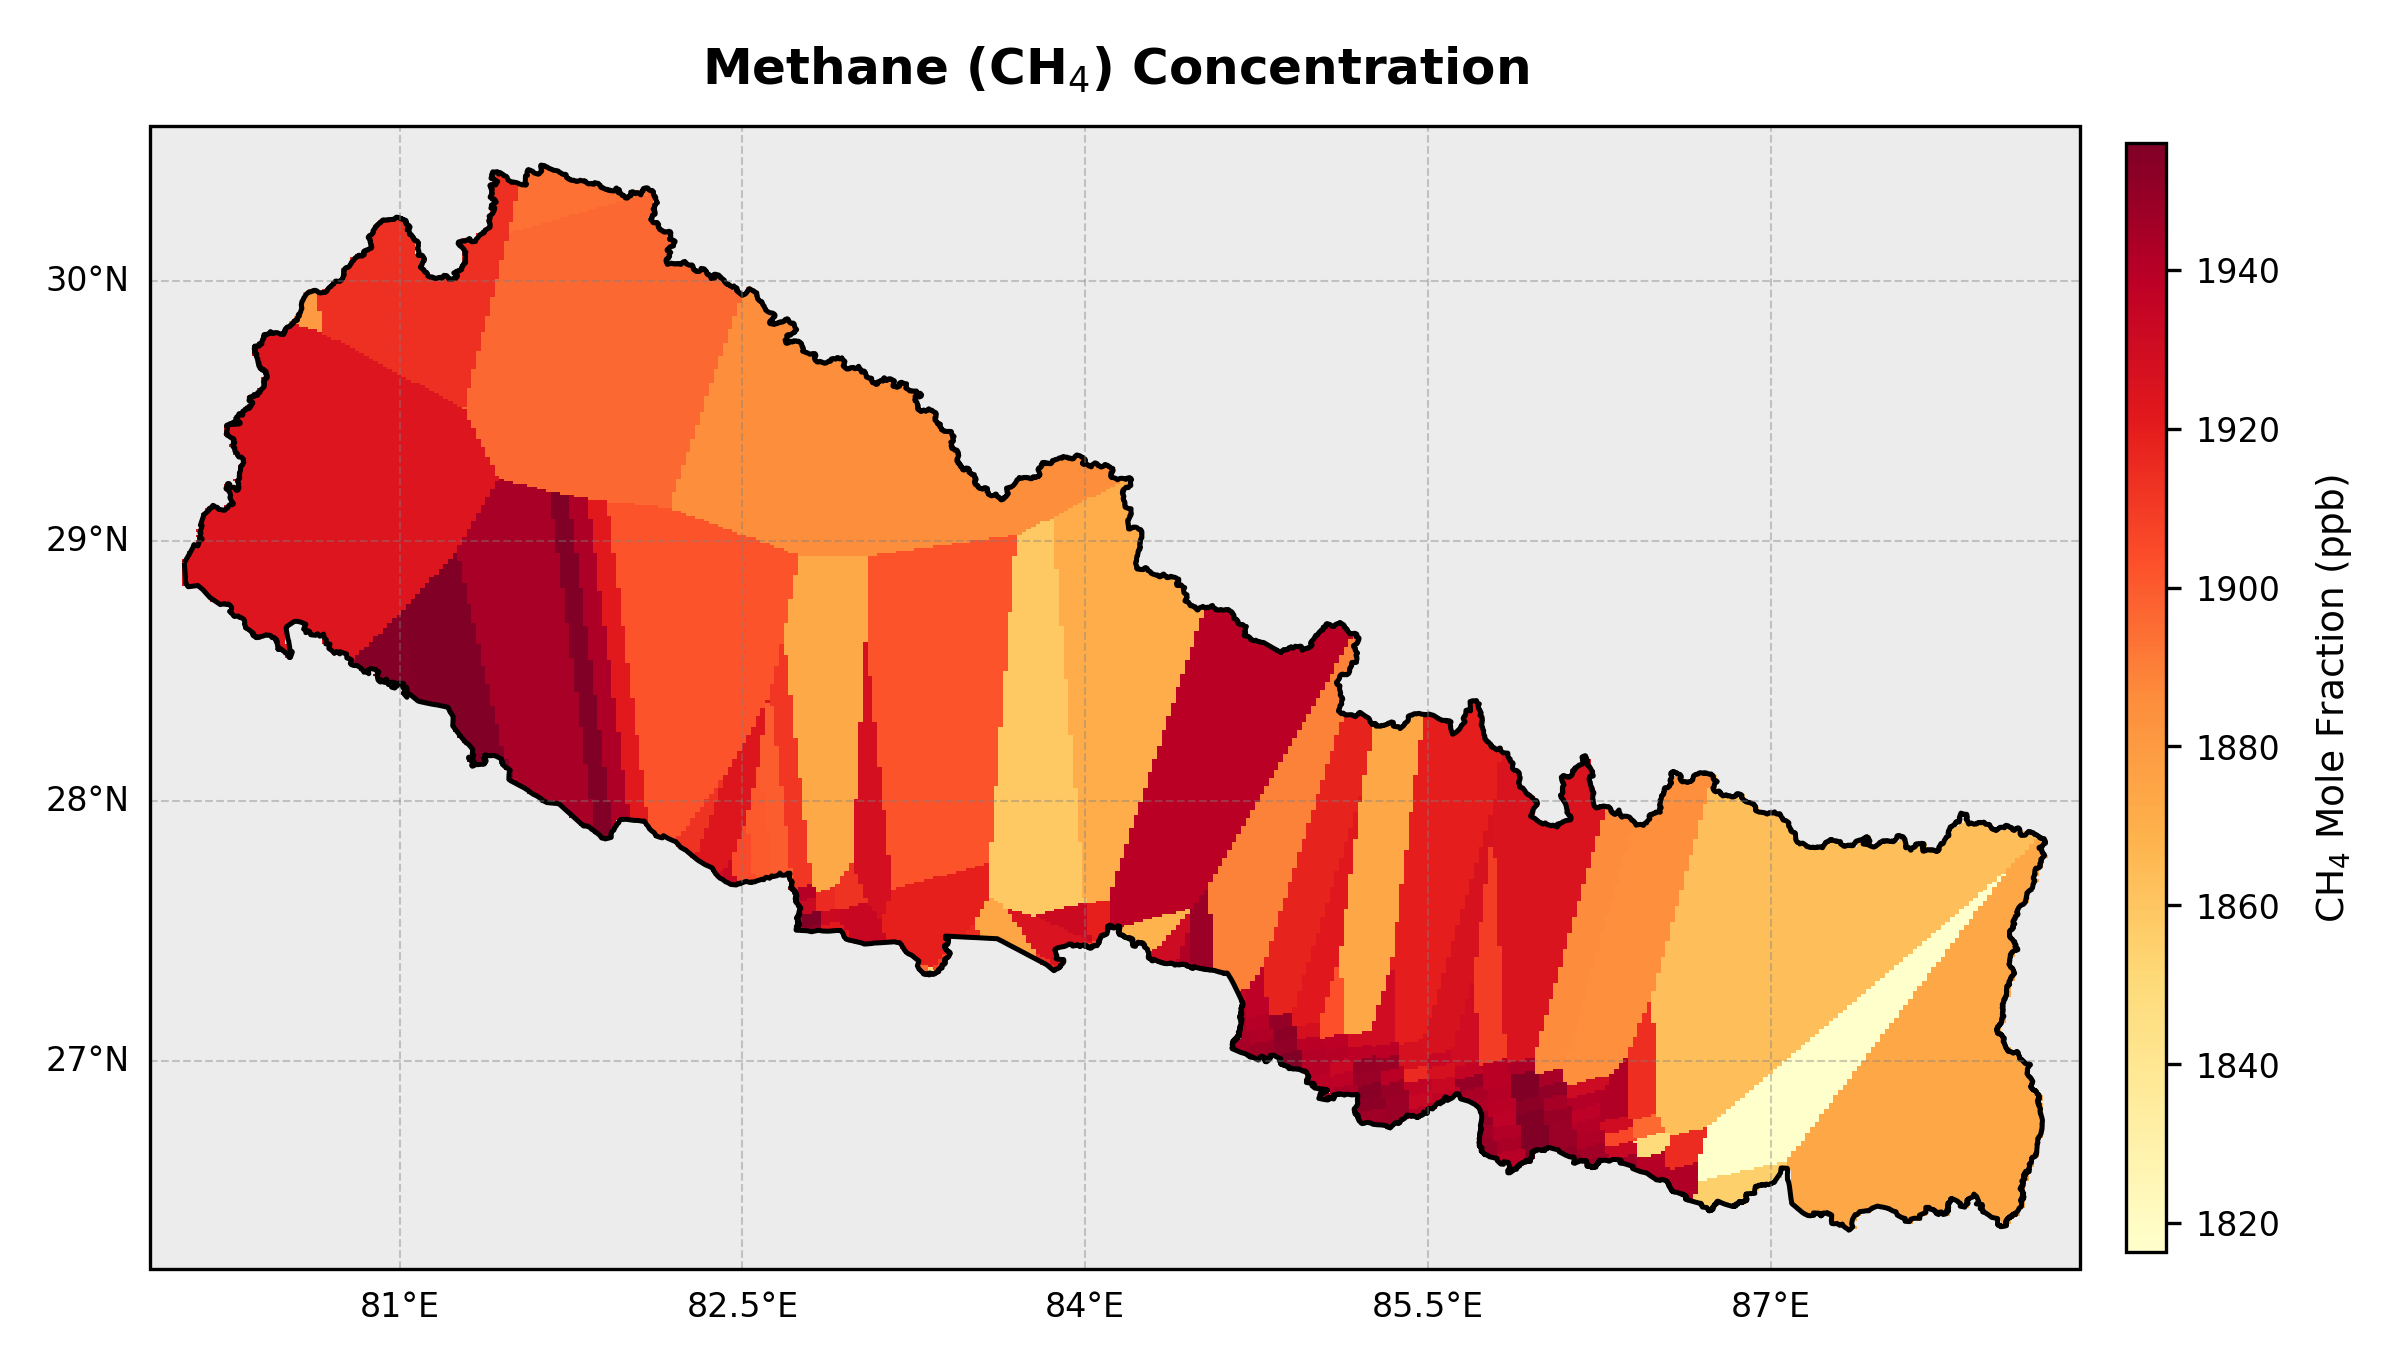

This chart was generated by the following Python code:
import netCDF4 as nc
import numpy as np
import matplotlib.pyplot as plt
import cartopy.crs as ccrs
import cartopy.feature as cfeature
import geopandas as gpd
from scipy.interpolate import griddata
from rasterio import features
from affine import Affine
import warnings

warnings.filterwarnings("ignore")

# ── File Paths ────────────────────────────────────────────────────────
nc_file        = r"C:\Users\samue\Documents\Conferences\Space\CH4\CH4_Data.nc"
shapefile_path = r"C:\Users\samue\Documents\Conferences\Space\npl_admin_boundaries_shp\npl_admin0.shp"

# ── Read Data ─────────────────────────────────────────────────────────
ds   = nc.Dataset(nc_file)
prod = ds.groups['PRODUCT']

lon      = prod.variables['longitude'][:].flatten()
lat      = prod.variables['latitude'][:].flatten()
data_var = prod.variables['methane_mixing_ratio'][0, :, :].flatten()
qa       = prod.variables['qa_value'][0, :, :].flatten()

mask       = (qa > 0.5) & (~data_var.mask)
lon_clean  = lon[mask]
lat_clean  = lat[mask]
data_clean = data_var[mask]
ds.close()

# ── Geography ─────────────────────────────────────────────────────────
nepal  = gpd.read_file(shapefile_path)
if nepal.crs.to_epsg() != 4326:
    nepal = nepal.to_crs('EPSG:4326')
bounds = nepal.total_bounds   # [W, S, E, N]

# ── Grid & Interpolate ────────────────────────────────────────────────
RES    = 400
grid_x = np.linspace(bounds[0], bounds[2], RES)
grid_y = np.linspace(bounds[3], bounds[1], RES)   # N → S (required by rasterio)
grid_lon, grid_lat = np.meshgrid(grid_x, grid_y)

grid_data = griddata((lon_clean, lat_clean), data_clean,
                     (grid_lon, grid_lat), method='nearest')

# ── Mask Outside Nepal  (dy NEGATIVE = north-to-south) ───────────────
dx        = (bounds[2] - bounds[0]) / RES
dy        = (bounds[3] - bounds[1]) / RES
transform = Affine.translation(bounds[0], bounds[3]) * Affine.scale(dx, -dy)

mask_arr = features.geometry_mask(
    nepal.geometry, out_shape=grid_data.shape,
    transform=transform, invert=False
)
grid_data[mask_arr] = np.nan

# ── Plot ──────────────────────────────────────────────────────────────
fig = plt.figure(figsize=(10, 6), dpi=300)
ax  = fig.add_subplot(1, 1, 1, projection=ccrs.PlateCarree())

ax.set_extent([bounds[0] - 0.15, bounds[2] + 0.15,
               bounds[1] - 0.15, bounds[3] + 0.15],
              crs=ccrs.PlateCarree())

ax.add_feature(cfeature.LAND,  facecolor='#ececec', zorder=0)
ax.add_feature(cfeature.OCEAN, facecolor='#cce5f0', zorder=0)

vmin = np.nanpercentile(grid_data, 2)
vmax = np.nanpercentile(grid_data, 98)

im = ax.pcolormesh(grid_lon, grid_lat, grid_data,
                   cmap='YlOrRd', shading='auto',
                   vmin=vmin, vmax=vmax,
                   transform=ccrs.PlateCarree(), zorder=1)

nepal.boundary.plot(ax=ax, color='black', linewidth=1.2, zorder=2)

gl = ax.gridlines(draw_labels=True, linestyle='--',
                  alpha=0.4, color='gray', linewidth=0.5)
gl.top_labels   = False
gl.right_labels = False
gl.xlabel_style = {'size': 8}
gl.ylabel_style = {'size': 8}

cbar = fig.colorbar(im, ax=ax, orientation='vertical',
                    pad=0.02, shrink=0.80, aspect=28)
cbar.set_label(r'CH$_4$ Mole Fraction (ppb)', fontsize=9, labelpad=8)
cbar.ax.tick_params(labelsize=8)

ax.set_title(r'Methane (CH$_4$) Concentration', fontsize=12,
             fontweight='bold', pad=10)

plt.savefig('CH4_Plot.png', dpi=300, bbox_inches='tight', pad_inches=0.15)
plt.show()
print("Saved → CH4_Plot.png")
